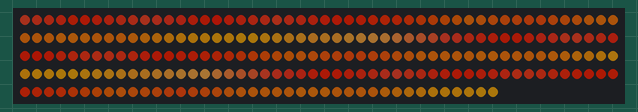
A sketch run on a simulated Arduino Uno, built with avr-gcc and run on an emulated ATmega328P. Shown: 240 RGB LEDs in strip order, left to right, continuing on the next row. Dim RGB values are drawn brighter than linear.

Above: at 3.18 s.
At 17.78 s:
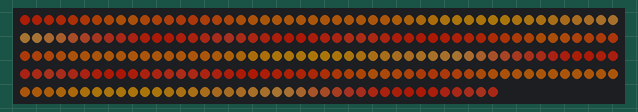
At 38.72 s:
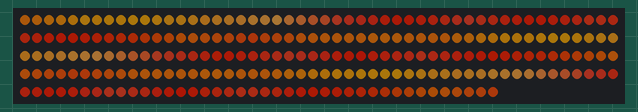

The sketch:

beachSunsetPalletMicro.ino
```cpp
#include <FastLED.h>

#define LED_PIN     3
#define NUM_LEDS    240
#define BRIGHTNESS  64
#define LED_TYPE    WS2812B
#define COLOR_ORDER GRB
CRGB leds[NUM_LEDS];

#define UPDATES_PER_SECOND 100
DEFINE_GRADIENT_PALETTE( tropical_sun_gp ) {
    0, 213, 65, 42,
   20, 247, 36, 11,
   33, 247, 38, 11,
   45, 213, 65, 42,
   58, 247, 34, 10,
   71, 242, 66, 37,
   81, 247, 36, 11,
   96, 247, 58, 14,
  112, 247, 49, 14,
  119, 239,112, 16,
  130, 247, 79, 19,
  147, 237,117, 17,
  160, 239,111, 16,
  168, 239,161, 21,
  175, 237,122, 16,
  193, 239,117, 16,
  206, 239,161, 21,
  221, 234,161, 19,
  234, 220,141, 43,
  244, 220,151, 68,
  255, 220,151, 68};

CRGBPalette16 currentPalette = tropical_sun_gp;
#define currentBlending LINEARBLEND

void setup() {
    delay(3000); // power-up safety delay
    FastLED.addLeds<LED_TYPE, LED_PIN, COLOR_ORDER>(leds, NUM_LEDS).setCorrection(TypicalLEDStrip);
    FastLED.setBrightness(BRIGHTNESS);
    FastLED.setMaxPowerInVoltsAndMilliamps(5, 1000);
}


void loop(){
    static uint8_t startIndex = 0;
    startIndex = startIndex + 1; /* motion speed */

    FillLEDsFromPaletteColors( startIndex);

    FastLED.show();
    FastLED.delay(1000 / UPDATES_PER_SECOND);
}

void FillLEDsFromPaletteColors( uint8_t colorIndex) {
    uint8_t brightness = 255;

    for( int i = 0; i < NUM_LEDS; i++) {
        leds[i] = ColorFromPalette( currentPalette, colorIndex, brightness, currentBlending);
        colorIndex += 3;
    }
}
```
